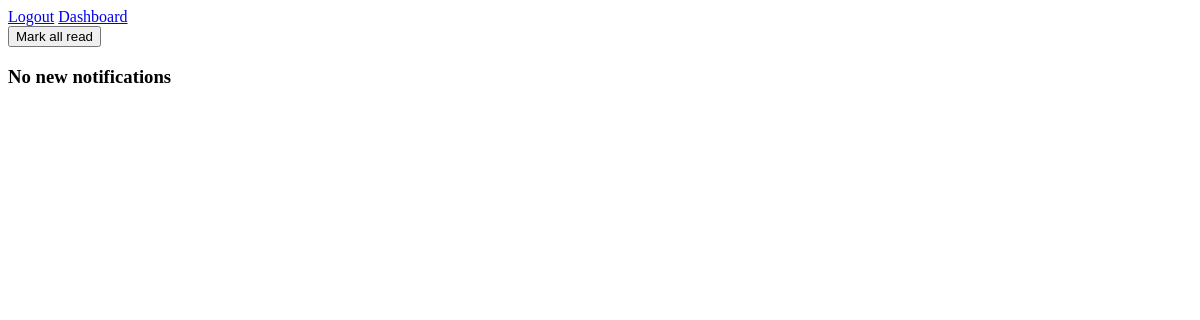
The page /notifications/ (signed in) on the database as committed earlier.
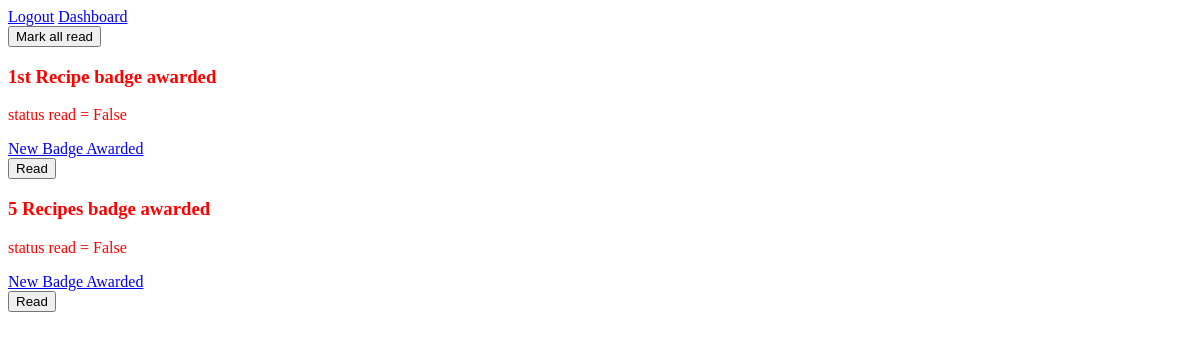
The same page on the database as committed later.
### notifications/models.py (models this page shows, shortened)
class Notification(models.Model):
    categories = (("badge awarded", "Badge Awarded"),)
    description = models.CharField(max_length=255)
    category = models.CharField(max_length = 255, choices = categories, null = True, blank = True)
    user = models.ForeignKey(User, on_delete=models.CASCADE)
    notification_time = models.DateTimeField(auto_now_add=True)
    read = models.BooleanField(default=False)

### notifications/views.py (the view)
# urls.py: path('', views.view_notifications, name='notifications'),
@login_required
def view_notifications(request):
    notifications = Notification.objects.filter(user = request.user)
    return render(request, 'notifications/notifications.html',{
        'notifications': notifications,
    })

### notifications/context_processors.py (called while the page is built)
def notification_processor(request):
    num_notifications = ''
    if request.user.is_authenticated:
        count = Notification.objects.filter(user = request.user).count()
        if count > 0:
            num_notifications = count
    return {'num_notifications':num_notifications}

### notifications/templates/notifications/notifications.html (shortened to what this page needs)
{% extends 'core/base.html' %}
{% block content %}
<form action="{% url 'notifications:notifications_clear' %}" method="post">
    <button type="submit" name="mark_all_read">Mark all read</button>
</form>
{% for notification in notifications %}
    <div class="notification-card {% if notification.read == False %}unread{% else %}read{% endif %}">
        <h3>{{notification.description}}</h3>
        <p>status read = {{notification.read}}</p>
        <a href="{% url 'badges:badges' %}">New Badge Awarded</a>
        <form action="{% url 'notifications:notification_read' notification.id %}" method="post">
            <button type="submit" name="mark_read">Read</button>
        </form>
    </div>
{% empty %}
<h3>No new notifications</h3>
{% endfor %}
{% endblock content %}

### core/templates/core/base.html (shortened to what this page needs)
<!DOCTYPE html>
<html>
<head lang="en">
</head>
<body>
    {% block navbar %}
    {% if user.is_authenticated %}
        <a href="{% url 'core:logout' %}">Logout</a>
        <a href="{% url 'dashboard:dashboard' %}" id="dashboard">Dashboard</a>
    {% else %}
        <a href="{% url 'core:login' %}" id="login">Login</a>
    {% endif %}
    {% endblock navbar %}
    {% block content %}
    {% endblock content %}
</body>
</html>

### core/templates/core/base.html (style rules this page uses)
.unread { color:red; }

Rows that differ between the two databases and show on the page:
added Notification: description "1st Recipe badge awarded", read "False"
added Notification: description "5 Recipes badge awarded", read "False"
Other text that changed with them:
text no longer shown: "No new notifications"
